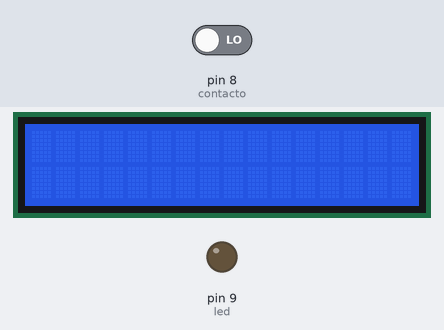
Recording of a sketch running on a simulated Arduino Uno, built with avr-gcc and run on an emulated ATmega328P. Shown: 16×2 character LCD, output pins drawn as LEDs (lit = HIGH). Dashed ring = blinking. The test bench sets the inputs (shaded band); at power-on: pin 8 (contacto) LOW.

Above: at 1.2 s.
1.3 s: pin 8 (contacto) driven HIGH
At 1.35 s:
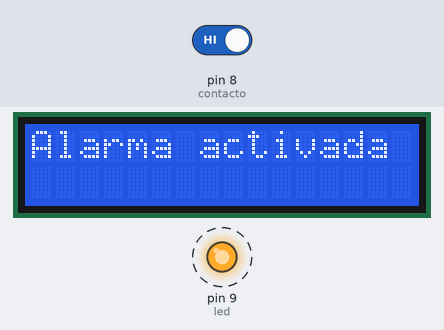
At 2.1 s:
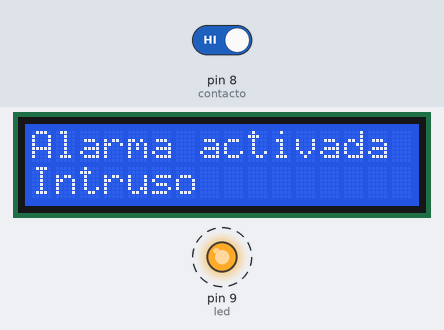
Timing chart, 0 to 9.4 s (numbered marks = the images above; inputs shaded):
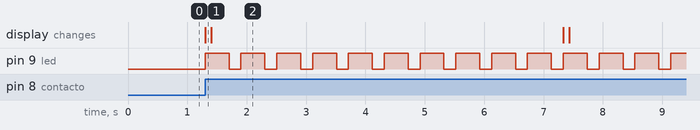

The sketch:

alarma.ino
```cpp
/* Materia: Sistemas Programables
 * Nombre Practica: Alarma
 * Descripcion de la practica: cuando un elemento magnetico pase por el reedswith manda una señal y da alerta una alarma, activa el led y el buzzer despues
 * suena una cancion y la alarma vuelve a normalidad
 * Alumna: Juan de Dios Gutierrez Ramirez
 */

#include <LiquidCrystal.h>              // incluimos la libreria de la pantalla lcd
LiquidCrystal lcd (1,2,     4,5,6,7);   //reconocemos los pines de uso
int contacto = 8;                       //pin del reed switch
int led = 9;                            //pin del led
int spk=10;                             // altavoz a GND
int c[5]={131,262,523,1046,2093};       // frecuencias 4 octavas de Do
int cs[5]={139,277,554,1108,2217};      // Do#
int d[5]={147,294,587,1175,2349};       // Re
int ds[5]={156,311,622,1244,2489};      // Re#
int e[5]={165,330,659,1319,2637};       // Mi
int f[5]={175,349,698,1397,2794};       // Fa
int fs[5]={185,370,740,1480,2960};      // Fa#
int g[5]={196,392,784,1568,3136};       // Sol
int gs[5]={208,415,831,1661,3322};      // Sol#
int a[5]={220,440,880,1760,3520};       // La
int as[5]={233,466,932,1866,3729};      // La#
int b[5]={247,494,988,1976,3951};       // Si

void setup() {
  pinMode(contacto, INPUT);           //reed switch entrada
  pinMode(led, OUTPUT);               //led salida
  lcd.begin(16,2);                    // Reconocemos y empezamos el LCD
}

void loop() {

  if(digitalRead(contacto) == HIGH){  //Si deja de detectar el imán inicia secuencia

    for(int i = 0; i < 10; i++){      //Secuencia para que:
      digitalWrite(led, HIGH);        //el led parpadee 10 veces y tenga pausas de 200
      lcd.setCursor (0,0);            // (Columna fila)
      lcd.print("Alarma activada");   // imprimimos en la pantalla la palabra alarma en la primera fila
      delay(100);
      lcd.setCursor (0,1);            // (columna fila)
      lcd.print ("Intruso");          // imprimimos en la pantalla la palabra intruso en la seguna fila
      delay(100);
      tone(208,415,831);               //buzzer suena 10 veces y tenga pausas de 200
      delay(200);                     //el buzzer y el led comparten el mismo pin
      digitalWrite(led, LOW);
      delay(200);

  }
   //harry();                          //llamamos a la funcion que toca la cancion
  lcd.clear();

  }else{
    digitalWrite(led, LOW);           //condición contraria se detiene secuencia
      tone(7,0,0);

  }
}

void nota(int frec, int t)
{
    tone(spk,frec);                     // suena la nota frec recibida
    delay(t);                           // para despues de un tiempo t
}

void harry(){
nota(b[2], 500);                      //nota y tiempo
nota(e[3],1000);
nota(g[3], 250);
nota(fs[3],250);
nota(e[3],1000);
nota(b[3],500);
nota(a[3],1250);
nota(fs[3],1000);
nota(b[2], 500);
nota(e[3],1000);
nota(g[3],250);
nota(fs[3],250);
nota(d[3],1000);
nota(e[3],500 );
nota(b[2],1000 );
noTone(led); delay(1000);
nota(b[2], 500);
nota(e[3],1000);
nota(g[3], 250);
nota(fs[3],250);
nota(e[3],1000);
nota(b[3],500);
nota(d[4],1000);
nota(cs[4],500);
nota(c[4],1000);
nota(a[3],500);
nota(c[4],1000);
nota(b[3],250);
nota(as[3],250);
nota(b[2],1000);
nota(g[3],500);
nota(e[3],1000);
noTone(led);
delay(2000);
}
```

Measured:
- after the input at 1.3 s, pin 9 (led): alternates HIGH for 0.40 s and LOW for 0.20 s, starting at once; the display: changes at once (image 1)
